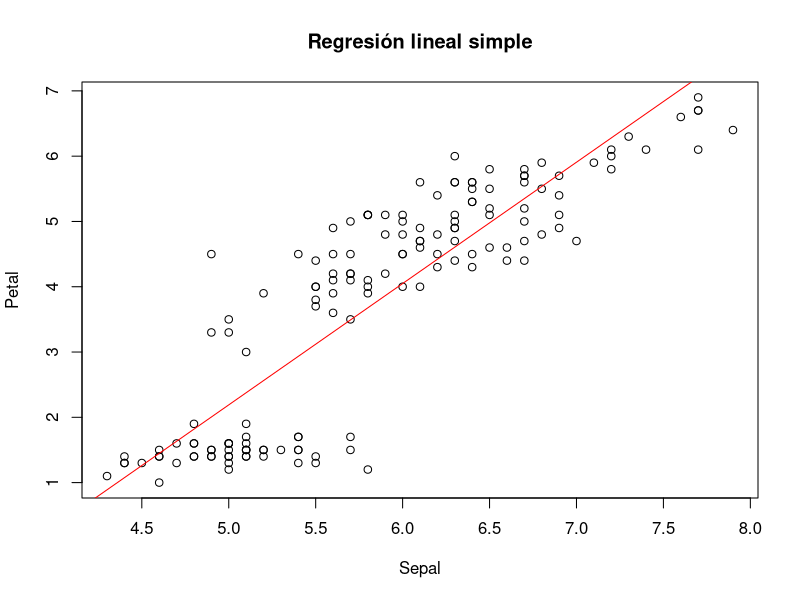

Here is the R script that generated this plot:
#-------  Cálculo de medias y varianzas --------#
# Cargar los datos
data("iris")

# Definimos el conjunto de x y el conjunto de y
x <- iris$Sepal.Length # Variable independiente
y <- iris$Petal.Length # Variable dependiente

# Obtener la media de cada variable
x_avg <- mean(x)
y_avg <- mean(y)

# Obtener la varianza de x
var_x <- sum((x - x_avg)^2)

# Obtener la covarianza entre x e y
cov_xy <- sum((x - x_avg) * (y - y_avg))

#--- Cálculo de los coeficientes de regresión ---#

# Calcular el valor de Beta 1 (pendiente)
beta_1 <- cov_xy / var_x

# Calcular el valor de Beta 0 (intercepto)
beta_0 <- y_avg - (beta_1 * x_avg)

#--- Predicción de valores y evaluación del modelo ---#

# Calcular los valores predichos
y_calculo <- beta_0 + beta_1 * x

# Calcular el coeficiente de determinación R-cuadrado
ss_total <- sum((y - y_avg)^2)
ss_residual <- sum((y - y_calculo)^2)
r_cuadrado <- 1 - (ss_residual / ss_total)

# Calcular el Error Cuadrático Medio (MSE)
mse <- mean((y - y_calculo)^2)

# Resultados
resultados <- list(beta0 = beta_0, beta1 = beta_1, r_squared = r_cuadrado, mse = mse)
print(resultados)

#--- Gráfico de dispersión y línea de regresión ---#

# Crear el gráfico de dispersión
plot(x, y, main = "Regresión lineal simple", xlab = "Sepal", ylab = "Petal")
# Añadir la línea de regresión
abline(beta_0, beta_1, col = 'red')

#--- Predicción para un nuevo valor  ---#

# Nuevo valor
valor_predecir <- 5.5

# Calcular la predicción
prediccion <- beta_0 + beta_1 * valor_predecir
print(paste("Predicción de ", valor_predecir, ":", prediccion))
